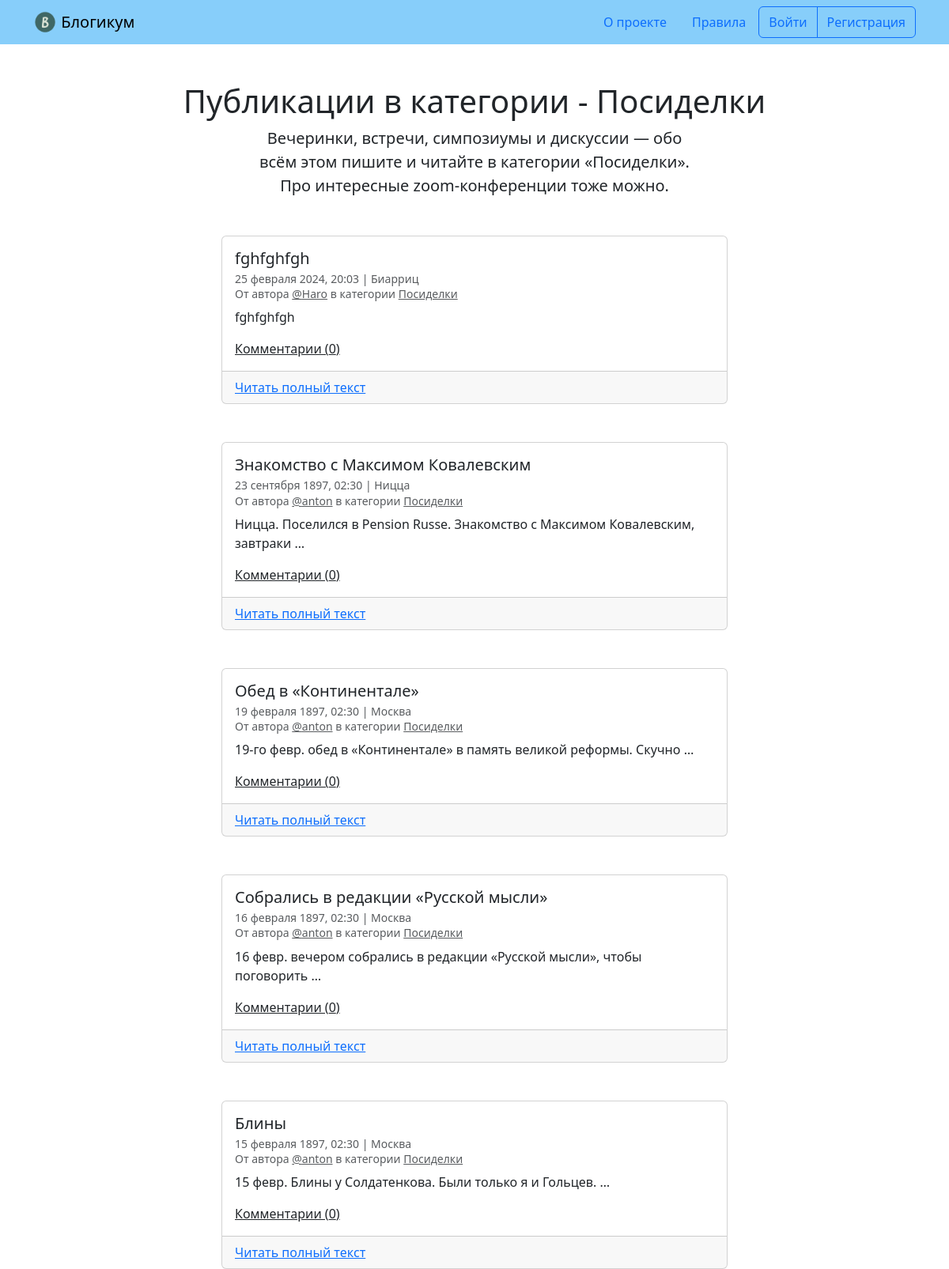
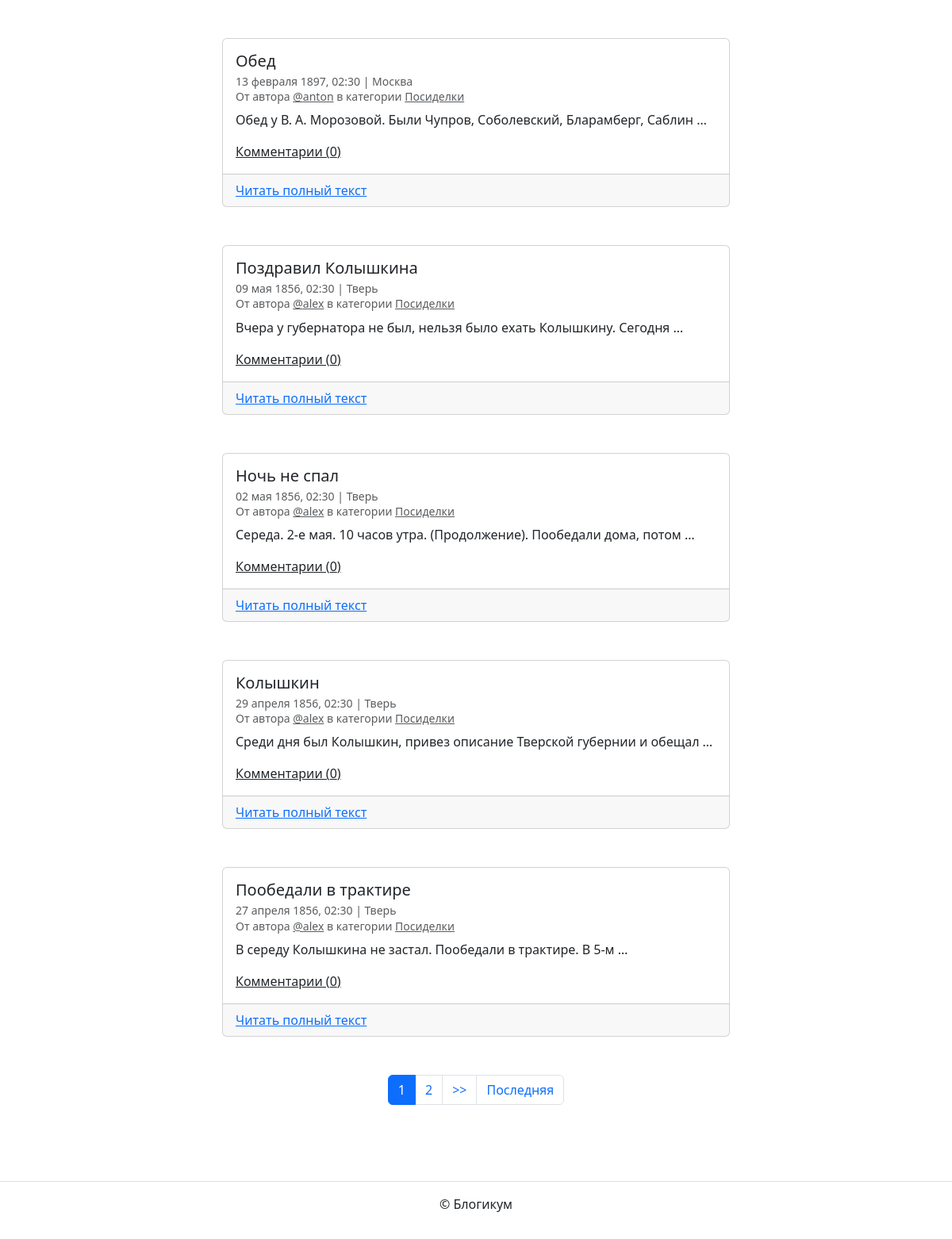
Page /category/party/ on the earlier database version (2 pictures, top to bottom).
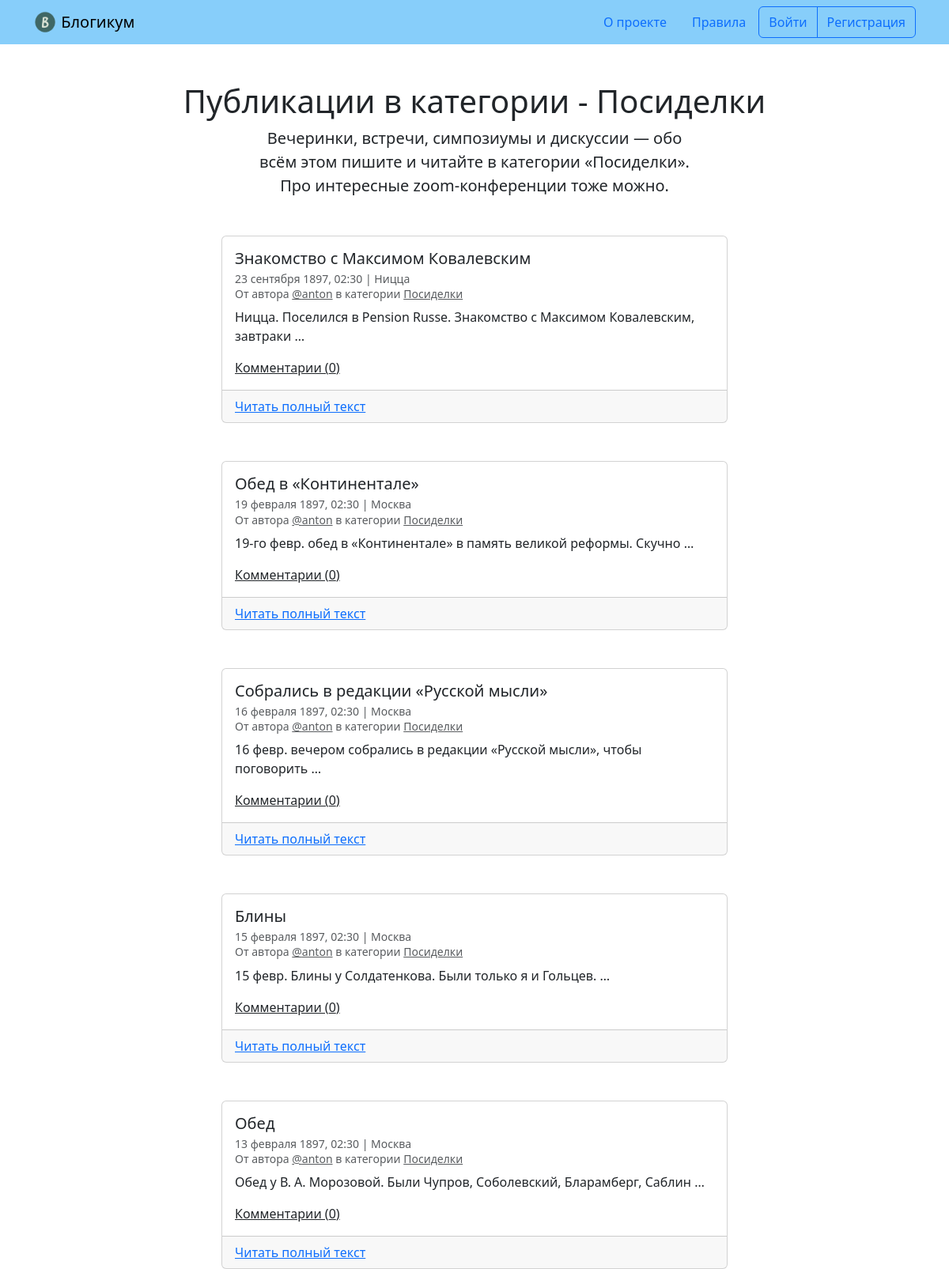
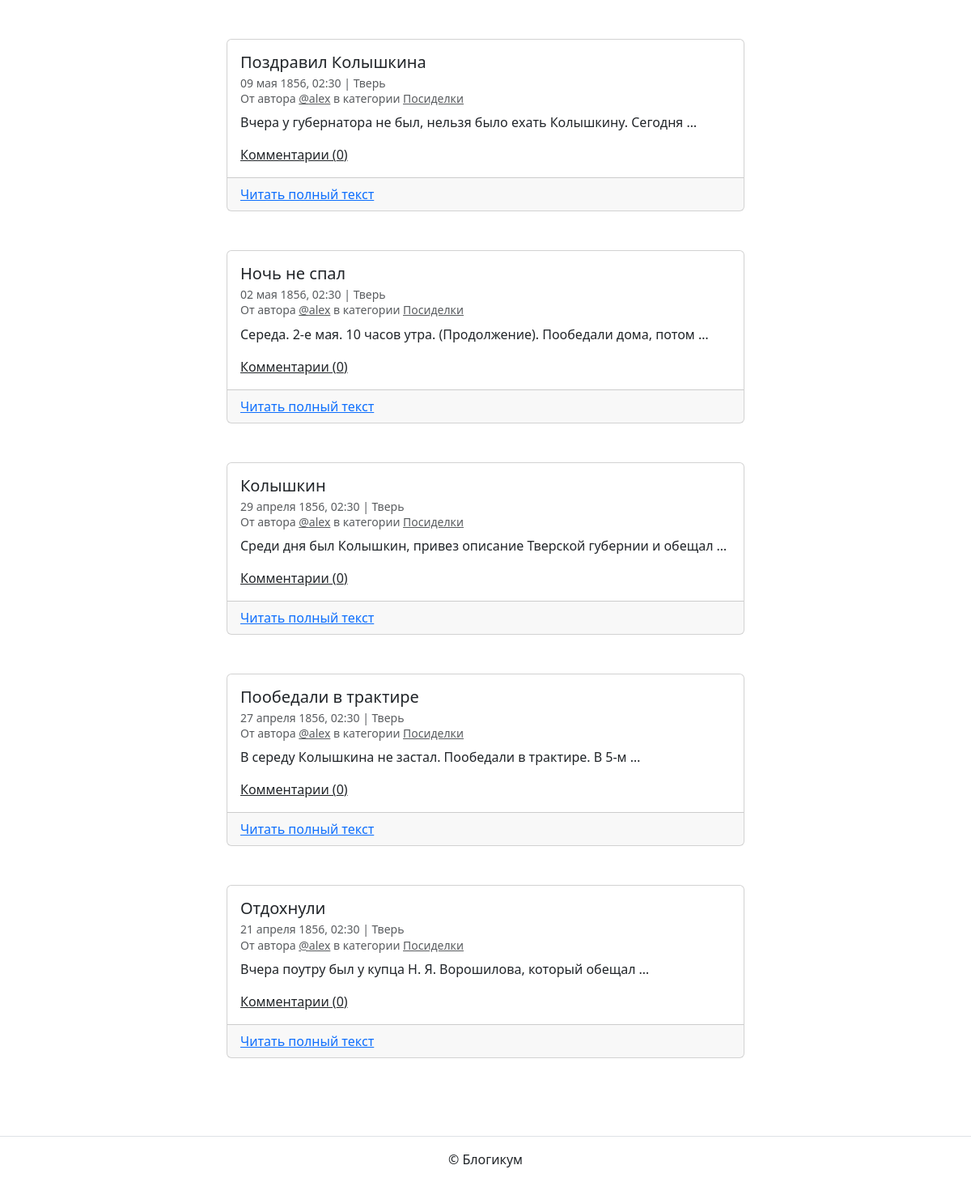
Same page on the later database version (2 pictures, top to bottom).
### blog/models.py (models this page shows, shortened)
class BaseModel(models.Model):
    is_published = models.BooleanField(
        default=True,
        verbose_name='Опубликовано',
        help_text='Снимите галочку, чтобы скрыть публикацию.'
    )
    created_at = models.DateTimeField(
        auto_now_add=True,
        verbose_name='Добавлено'
    )
    class Meta:
        abstract = True

class Post(BaseModel):
    title = models.CharField(
        max_length=MX_CHARS,
        verbose_name='Заголовок'
    )
    text = models.TextField(
        verbose_name='Текст'
    )
    pub_date = models.DateTimeField(
        verbose_name='Дата и время публикации',
        help_text='Если установить дату и время в будущем — можно делать '
                  'отложенные публикации.'
    )
    author = models.ForeignKey(
        USER,
        on_delete=models.CASCADE,
        verbose_name='Автор публикации',
        related_name='posts'
    )
    location = models.ForeignKey(
        Location,
        on_delete=models.SET_NULL,
        blank=True,
        null=True,
        verbose_name='Местоположение',
        related_name='posts'
    )
    category = models.ForeignKey(
        Category,
        on_delete=models.SET_NULL,
        null=True,
        verbose_name='Категория',
        related_name='posts'
    )
    image = models.ImageField(
        verbose_name='Фото',
        upload_to='post_images',
        blank=True
    )
    comment_count = models.IntegerField(
        default=0,
        verbose_name='Кол-во комментов',
    )
    class Meta:
        verbose_name = 'публикация'
        verbose_name_plural = 'Публикации'
        ordering = ['-pub_date']

class Location(BaseModel):
    name = models.CharField(
        max_length=MX_CHARS,
        verbose_name='Название места'
    )
    class Meta:
        verbose_name = 'местоположение'
        verbose_name_plural = 'Местоположения'

class Category(BaseModel):
    title = models.CharField(
        max_length=MX_CHARS,
        verbose_name='Заголовок'
    )
    description = models.TextField(
        verbose_name='Описание'
    )
    slug = models.SlugField(
        unique=True,
        verbose_name='Идентификатор',
        help_text='Идентификатор страницы для URL; разрешены символы '
                  'латиницы, цифры, дефис и подчёркивание.'
    )
    class Meta:
        verbose_name = 'категория'
        verbose_name_plural = 'Категории'

### blog/views.py (the view)
# urls.py: path('category/<slug:category_slug>/', views.category,
def category(request, category_slug):
    category_obj = get_object_or_404(
        Category,
        slug=category_slug,
        is_published=True)
    context_posts = base_request().filter(category=category_obj)
    paginator = Paginator(context_posts, 10)
    page_number = request.GET.get('page')
    page_obj = paginator.get_page(page_number)
    template = 'blog/category.html'
    context = {'page_obj': page_obj, 'category': category_obj}
    return render(request, template, context)

### blog/views.py (called while the page is built)
def base_request():
    return Post.objects.select_related(
        'category',
        'author',
        'location'
    ).filter(
        is_published=True,
        category__is_published=True,
        pub_date__lte=timezone.now()
    )

### templates/blog/category.html (shortened to what this page needs)
{% extends "base.html" %}
{% block content %}
  <h1 class="text-center">Публикации в категории - {{ category.title }}</h1>
  <p class="col-6 offset-3 mb-5 lead text-center">{{ category.description }}</p>
  {% for post in page_obj %}
    <article class="mb-5">
      {% include "includes/post_card.html" %}
    </article>
  {% endfor %}
  {% include "includes/paginator.html" %}
{% endblock %}

### templates/includes/post_card.html (shortened to what this page needs)
<div class="col d-flex justify-content-center">
  <div class="card" style="width: 40rem;">
    <div class="card-body">
      <h5 class="card-title">{{ post.title }}</h5>
      <h6 class="card-subtitle mb-2 text-muted">
        <small>
          {{ post.pub_date|date:"d E Y, H:i" }} | {% if post.location and post.location.is_published %}{{ post.location.name }}{% else %}Планета Земля{% endif %}<br>
          От автора <a class="text-muted" href="{% url 'blog:profile' post.author.username %}">@{{ post.author.username }}</a> в
          категории {% include "includes/category_link.html" %}
        </small>
      </h6>
      <p class="card-text">{{ post.text|truncatewords:10 }}</p>
      <a><u>Комментарии ({{ post.comment_count }})</u></a>
    </div>
    <div class="card-footer">
      <a href="{% url 'blog:post_detail' post.id %}" class="card-link">Читать полный текст</a>
    </div>
  </div>
</div>

### templates/includes/category_link.html
<a class="text-muted" href="{% url 'blog:category_posts' post.category.slug %}">
  {{ post.category.title }}
</a>

Differences in the rows shown:
removed Post: title "fghfghfgh", pub_date "25 февраля 2024, 20:03", location.name "Биарриц", author.username "Haro", category "Посиделки", text "fghfghfgh", comment_count "0"
now on this page (row unchanged): Post: title "Отдохнули", pub_date "21 апреля 1856, 02:30", location.name "Тверь", author.username "alex", category "Посиделки", text "Вчера поутру был у купца Н. Я. Ворошилова, который обещал …", comment_count "0"
Other differences:
list line gone: "1"
list line gone: "2"
text no longer shown: ">> Последняя"
